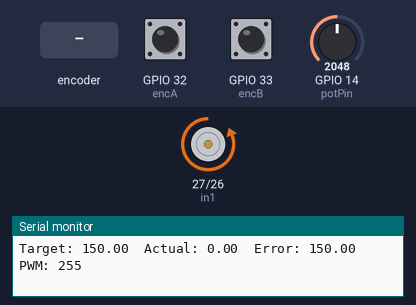
Bench run of a sketch on a simulated ESP32. Parts: motor-driver pin pairs drawn as motors (green arrow = first pin HIGH = forward, orange = second pin HIGH = backward, longer = more drive, scaled by the enable pin), the last lines printed to the serial monitor. Inputs (shaded band) come from the test bench; at power-on: GPIO 14 (potPin) = 2048, GPIO 32 (encA) HIGH, GPIO 33 (encB) HIGH.

Above: at 1.2 s.
1.3 s: GPIO 14 (potPin) set to 1867
2.8 s: GPIO 14 (potPin) set to 1785
At 3.6 s:
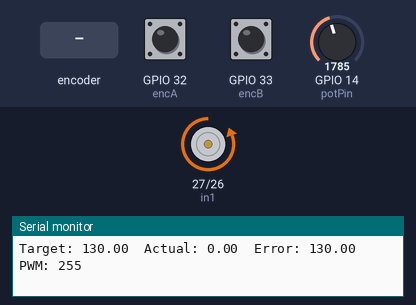
4.3 s: GPIO 14 (potPin) set to 1228
At 4.9 s:
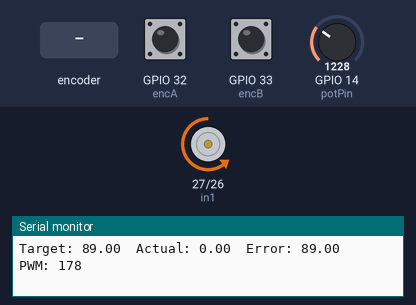
5.8 s: rotary encoder on GPIO 32 (encA) / GPIO 33 (encB) turned 3 steps (first pin leading)
At 6.8 s:
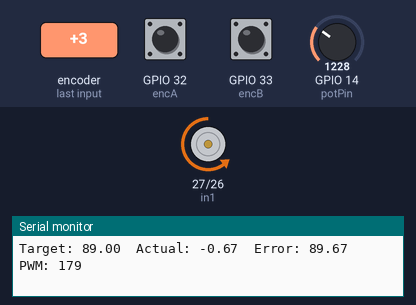
7.9 s: GPIO 14 (potPin) set to 32
At 8.6 s:
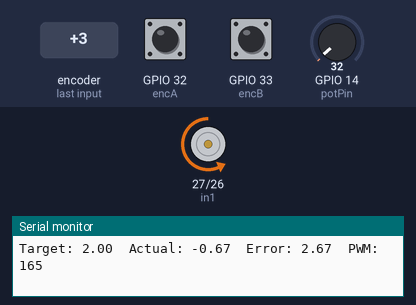
9.4 s: GPIO 14 (potPin) set to 27
At 10.6 s:
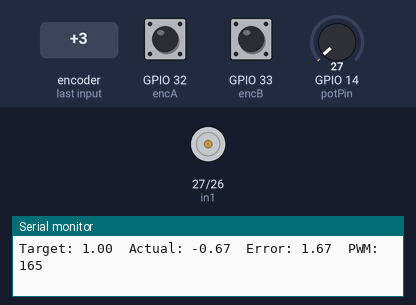
Timing chart, 0 to 11.9 s (numbered marks = the images above; inputs shaded):
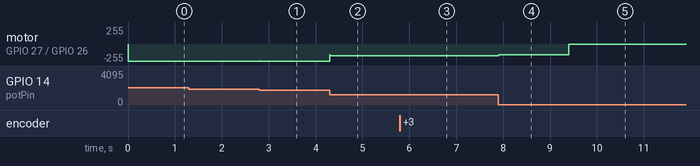

The sketch:

motor_angle_control_using_potentiometer.ino
```cpp
#include <Arduino.h>

// ------------------ Pins ------------------
const int encA = 32;
const int encB = 33;

const int in1 = 27;
const int in2 = 26;
const int enablePin = 25;   // PWM pin (NOT 34)

const int potPin = 14;

// ---------------- Encoder Setup -----------
const int pulsesPerRev = 1340;   // make configurable
const float potRangeDeg = 300.0;
const float degPerPulse = potRangeDeg / pulsesPerRev;

volatile long encoderCount = 0;
long zeroCount = 0;

// ---------------- PID ---------------------
float Kp = 2.0;
float Ki = 0.0;
float Kd = 0.01;

float integral = 0;
float previousError = 0;
unsigned long lastTime = 0;

// ---------------- PWM (ESP32 new core) ----
const int pwmFreq = 20000;
const int pwmResolution = 8;

// ---------------- Encoder ISR -------------
void IRAM_ATTR readEncoder() {
  if (digitalRead(encB)) encoderCount++;
  else encoderCount--;
}

// ---------------- Angle -------------------
float getAngle() {
  noInterrupts();
  long count = encoderCount - zeroCount;
  interrupts();
  return count * degPerPulse;
}

// ---------------- Motor Control -----------
void motorStop() {
  digitalWrite(in1, LOW);
  digitalWrite(in2, LOW);
  ledcWrite(enablePin, 0);
}

void motorBackward(int pwm) {
  digitalWrite(in1, HIGH);
  digitalWrite(in2, LOW);
  ledcWrite(enablePin, pwm);
}

void motorForward(int pwm) {
  digitalWrite(in1, LOW);
  digitalWrite(in2, HIGH);
  ledcWrite(enablePin, pwm);
}

// ---------------- Setup -------------------
void setup() {
  pinMode(encA, INPUT_PULLUP);
  pinMode(encB, INPUT_PULLUP);
  attachInterrupt(digitalPinToInterrupt(encA), readEncoder, RISING);

  pinMode(in1, OUTPUT);
  pinMode(in2, OUTPUT);

  ledcAttach(enablePin, pwmFreq, pwmResolution);

  zeroCount = encoderCount;

  Serial.begin(115200);
  lastTime = millis();

  Serial.println("Potentiometer → Motor Absolute Position Control Ready");
}

// ---------------- Loop --------------------
void loop() {
  int potVal = analogRead(potPin)/10;
  float targetAngle = map(potVal, 0, 408, 0, 300);

  float actualAngle = getAngle();
  float error = targetAngle - actualAngle;

  unsigned long now = millis();
  float dt = (now - lastTime) / 1000.0;
  lastTime = now;
  if (dt <= 0) dt = 0.001;

  integral += error * dt;
  float derivative = (error - previousError) / dt;
  float output = Kp * error + Ki * integral + Kd * derivative;
  previousError = error;

  int pwm = constrain(abs((int)output), 165, 255);  // MIN PWM = 175

  if (error > 2) motorForward(pwm);
  else if (error < -2) motorBackward(pwm);
  else motorStop();

  Serial.print("Target: "); Serial.print(targetAngle);
  Serial.print("  Actual: "); Serial.print(actualAngle);
  Serial.print("  Error: "); Serial.print(error);
  Serial.print("  PWM: "); Serial.println(pwm);

  delay(10);
}
```

Measured:
- the behaviour switches between 30 and 29 on GPIO 14 (potPin) (found by bisection; images 4 and 5)
- after the input at 2.8 s, motor on GPIO 27 (in1) / GPIO 26 (in2): backward 255/255 → backward 253/255 at once, → backward 255/255 0.01 s later
- after the input at 4.3 s, motor on GPIO 27 (in1) / GPIO 26 (in2): backward 255/255 → backward 177/255 at once
- after the input at 5.8 s, motor on GPIO 27 (in1) / GPIO 26 (in2): backward 177/255 → backward 178/255 after 0.46 s
- after the input at 7.9 s, motor on GPIO 27 (in1) / GPIO 26 (in2): backward 178/255 → backward 164/255 at once
- after the input at 9.4 s, motor on GPIO 27 (in1) / GPIO 26 (in2): backward 164/255 → stopped at once
